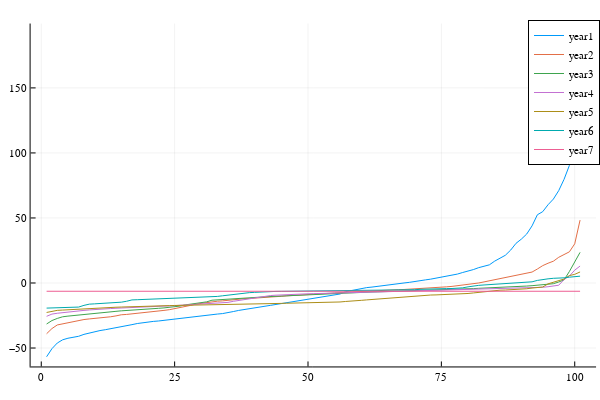

This figure's notebook cell:
### Code cell
#v2 a linear time algorithm for calculating sip returns. returns an array of returns.
# each element corresponds to a period of sipDurationDays
function sipv2(sipFrequencyDays::Int, sipDurationDays::Int, series)
    series2 = Array{Float64}(undef, 0)
    stocksNow = 0.0
    for i in 1:sipFrequencyDays:length(series)
        append!(series2, series[i])
    end
    n = size(series2)[1]
    rates = Vector{Float64}(undef, 0)
    stocks::Float64 = 0.0
    sipDurationDays = min(n, convert(Int64, floor(sipDurationDays/sipFrequencyDays)))

    
    for i in 1:sipDurationDays
        stocks+=1/series2[i]
    end
    append!(rates, r(sipDurationDays, series[sipDurationDays]*stocks, sipDurationDays/365.0))

    for i in 2:n-sipDurationDays+1
        stocks -= 1/series[i-1]
        stocks += 1/series[i+sipDurationDays-1]
        rate = r(sipDurationDays, series[i+sipDurationDays-1]*stocks, sipDurationDays/365.0)
        append!(rates, r(sipDurationDays, series[i+sipDurationDays-1]*stocks, sipDurationDays/365.0))
    end
    return rates
end
# println(typeof(returns[1, :]))
function gogo(symbol)
    years = 1:7
    returns = Array{Float64}(undef, 101, length(years))

    for year in years
        returns[:, year] = nquantile(sipv2(1, (year)*365, d[symbol].prices), 100).*100
    end
    return plot(collect(1:101), returns, label = permutedims(["year"*string(x) for x in years])) 
end
# plot(nquantile(sipv2(1, 3*365, d["INFY"].prices).*100, 100))
plotData = gogo("ORISSAMINE")
# print(length(data[2]))
# print(1/data.NDP_Close[3])
# innerRange = 1:3:45
# collect(last(innerRange))

### Figure 1 — Plotly figure (JSON) as saved in the notebook; plotly's stock layout.template omitted (floating-point values rounded to 4 significant figures)
{"data": [{"colorbar": {"title": {"text": ""}}, "legendgroup": "year1", "line": {"color": "rgba(0, 154, 250, 1.000)", "dash": "solid", "shape": "linear", "width": 1}, "mode": "lines", "name": "year1", "showlegend": true, "type": "scatter", "x": [1, 2, 3, 4, 5, 6, 7, 8, 9, 10, 11, 12, 13, 14, 15, 16, 17, 18, 19, 20, 21, 22, 23, 24, 25, 26, 27, 28, 29, 30, 31, 32, 33, 34, 35, 36, 37, 38, 39, 40, 41, 42, 43, 44, 45, 46, 47, 48, 49, 50, 51, 52, 53, 54, 55, 56, 57, 58, 59, 60, 61, 62, 63, 64, 65, 66, 67, 68, 69, 70, 71, 72, 73, 74, 75, 76, 77, 78, 79, 80, 81, 82, 83, 84, 85, 86, 87, 88, 89, 90, 91, 92, 93, 94, 95, 96, 97, 98, 99, 100, 101], "xaxis": "x", "y": [-56.71, -50.5, -46.15, -43.7, -42.48, -41.6, -40.98, -39.5, -38.35, -37.37, -36.59, -35.92, -35.24, -34.59, -33.76, -33.07, -32.03, -31.16, -30.48, -29.9, -29.54, -29.21, -28.69, -28.25, -27.88, -27.46, -26.76, -26.4, -25.97, -25.37, -24.81, -24.25, -23.9, -23.51, -22.9, -21.96, -21.1, -20.36, -19.55, -19.06, -18.22, -17.76, -17.17, -16.5, -15.85, -15.32, -14.53, -13.93, -13.15, -12.7, -12.06, -11.52, -10.93, -10.21, -9.374, -8.463, -6.743, -5.895, -5.202, -4.382, -3.56, -3.127, -2.522, -2.014, -1.434, -1.022, -0.5892, 0.01441, 0.4926, 0.9609, 1.69, 2.381, 2.949, 3.657, 4.321, 5.036, 5.968, 6.846, 8.072, 8.942, 10.3, 11.8, 12.75, 13.95, 16.82, 19.1, 21.32, 25.34, 30.51, 33.75, 37.65, 43.92, 52.47, 54.83, 60.18, 64.53, 71.02, 79.71, 90.42, 108.3, 192.0], "yaxis": "y", "zmax": null, "zmin": null}, {"colorbar": {"title": {"text": ""}}, "legendgroup": "year2", "line": {"color": "rgba(227, 111, 71, 1.000)", "dash": "solid", "shape": "linear", "width": 1}, "mode": "lines", "name": "year2", "showlegend": true, "type": "scatter", "x": [1, 2, 3, 4, 5, 6, 7, 8, 9, 10, 11, 12, 13, 14, 15, 16, 17, 18, 19, 20, 21, 22, 23, 24, 25, 26, 27, 28, 29, 30, 31, 32, 33, 34, 35, 36, 37, 38, 39, 40, 41, 42, 43, 44, 45, 46, 47, 48, 49, 50, 51, 52, 53, 54, 55, 56, 57, 58, 59, 60, 61, 62, 63, 64, 65, 66, 67, 68, 69, 70, 71, 72, 73, 74, 75, 76, 77, 78, 79, 80, 81, 82, 83, 84, 85, 86, 87, 88, 89, 90, 91, 92, 93, 94, 95, 96, 97, 98, 99, 100, 101], "xaxis": "x", "y": [-39.02, -35.04, -32.27, -31.44, -30.31, -29.51, -28.65, -28.1, -27.63, -27.29, -26.91, -26.42, -25.97, -25.3, -24.43, -24.17, -23.8, -23.38, -23.07, -22.57, -22.0, -21.61, -21.08, -20.53, -19.85, -18.91, -18.18, -17.21, -16.25, -15.6, -15.06, -14.5, -14.01, -13.74, -13.28, -12.66, -12.41, -12.09, -11.91, -11.72, -11.26, -10.97, -10.73, -10.44, -10.22, -9.867, -9.689, -9.502, -9.157, -8.905, -8.761, -8.491, -8.244, -7.914, -7.6, -7.356, -7.039, -6.821, -6.601, -6.42, -6.216, -6.079, -5.831, -5.682, -5.528, -5.34, -5.119, -4.991, -4.806, -4.606, -4.292, -4.034, -3.864, -3.604, -3.311, -2.955, -2.607, -2.142, -1.818, -1.319, -0.8097, 0.01443, 0.8438, 1.623, 2.735, 3.527, 4.517, 5.127, 5.628, 6.504, 7.25, 8.409, 10.76, 13.35, 15.19, 16.76, 19.76, 21.91, 23.97, 30.12, 48.37], "yaxis": "y", "zmax": null, "zmin": null}, {"colorbar": {"title": {"text": ""}}, "legendgroup": "year3", "line": {"color": "rgba(62, 164, 78, 1.000)", "dash": "solid", "shape": "linear", "width": 1}, "mode": "lines", "name": "year3", "showlegend": true, "type": "scatter", "x": [1, 2, 3, 4, 5, 6, 7, 8, 9, 10, 11, 12, 13, 14, 15, 16, 17, 18, 19, 20, 21, 22, 23, 24, 25, 26, 27, 28, 29, 30, 31, 32, 33, 34, 35, 36, 37, 38, 39, 40, 41, 42, 43, 44, 45, 46, 47, 48, 49, 50, 51, 52, 53, 54, 55, 56, 57, 58, 59, 60, 61, 62, 63, 64, 65, 66, 67, 68, 69, 70, 71, 72, 73, 74, 75, 76, 77, 78, 79, 80, 81, 82, 83, 84, 85, 86, 87, 88, 89, 90, 91, 92, 93, 94, 95, 96, 97, 98, 99, 100, 101], "xaxis": "x", "y": [-31.52, -28.88, -27.25, -25.99, -25.47, -25.02, -24.47, -23.94, -23.52, -23.12, -22.8, -22.56, -22.16, -21.79, -21.42, -21.06, -20.66, -20.39, -20.21, -19.97, -19.76, -19.46, -19.16, -18.74, -18.48, -17.74, -16.85, -16.3, -15.48, -14.95, -14.5, -13.22, -12.9, -12.61, -12.33, -12.07, -11.82, -11.59, -11.44, -11.06, -10.88, -10.6, -10.4, -10.21, -9.941, -9.662, -9.471, -9.308, -8.98, -8.712, -8.586, -8.391, -8.24, -8.048, -7.917, -7.79, -7.647, -7.497, -7.394, -7.118, -7.014, -6.915, -6.817, -6.709, -6.576, -6.453, -6.304, -6.114, -5.962, -5.811, -5.718, -5.594, -5.397, -5.288, -5.164, -5.019, -4.912, -4.759, -4.637, -4.47, -4.316, -4.081, -3.936, -3.796, -3.669, -3.497, -3.386, -3.16, -2.849, -2.661, -2.356, -2.063, -1.743, -1.368, -0.9598, -0.5493, 0.7547, 2.37, 8.856, 15.73, 23.56], "yaxis": "y", "zmax": null, "zmin": null}, {"colorbar": {"title": {"text": ""}}, "legendgroup": "year4", "line": {"color": "rgba(195, 113, 210, 1.000)", "dash": "solid", "shape": "linear", "width": 1}, "mode": "lines", "name": "year4", "showlegend": true, "type": "scatter", "x": [1, 2, 3, 4, 5, 6, 7, 8, 9, 10, 11, 12, 13, 14, 15, 16, 17, 18, 19, 20, 21, 22, 23, 24, 25, 26, 27, 28, 29, 30, 31, 32, 33, 34, 35, 36, 37, 38, 39, 40, 41, 42, 43, 44, 45, 46, 47, 48, 49, 50, 51, 52, 53, 54, 55, 56, 57, 58, 59, 60, 61, 62, 63, 64, 65, 66, 67, 68, 69, 70, 71, 72, 73, 74, 75, 76, 77, 78, 79, 80, 81, 82, 83, 84, 85, 86, 87, 88, 89, 90, 91, 92, 93, 94, 95, 96, 97, 98, 99, 100, 101], "xaxis": "x", "y": [-25.62, -23.91, -23.27, -22.75, -22.14, -21.82, -21.5, -21.07, -20.71, -20.32, -20.02, -19.87, -19.65, -19.42, -19.17, -19.03, -18.88, -18.64, -18.43, -18.34, -18.1, -17.91, -17.74, -17.63, -17.41, -17.26, -17.14, -16.85, -16.72, -16.53, -16.32, -16.08, -15.88, -15.41, -14.92, -14.09, -13.44, -12.73, -12.48, -11.29, -10.65, -10.05, -9.635, -9.366, -9.099, -8.929, -8.814, -8.586, -8.45, -8.297, -8.186, -8.119, -7.939, -7.788, -7.665, -7.609, -7.545, -7.429, -7.305, -7.261, -7.164, -7.0, -6.9, -6.782, -6.68, -6.535, -6.425, -6.298, -6.2, -6.094, -6.008, -5.938, -5.791, -5.671, -5.569, -5.449, -5.412, -5.323, -5.232, -5.167, -5.064, -5.011, -4.868, -4.769, -4.698, -4.626, -4.502, -4.471, -4.369, -4.227, -4.137, -3.983, -3.646, -3.291, -2.867, -2.111, -1.72, 2.663, 5.355, 9.882, 13.04], "yaxis": "y", "zmax": null, "zmin": null}, {"colorbar": {"title": {"text": ""}}, "legendgroup": "year5", "line": {"color": "rgba(172, 142, 24, 1.000)", "dash": "solid", "shape": "linear", "width": 1}, "mode": "lines", "name": "year5", "showlegend": true, "type": "scatter", "x": [1, 2, 3, 4, 5, 6, 7, 8, 9, 10, 11, 12, 13, 14, 15, 16, 17, 18, 19, 20, 21, 22, 23, 24, 25, 26, 27, 28, 29, 30, 31, 32, 33, 34, 35, 36, 37, 38, 39, 40, 41, 42, 43, 44, 45, 46, 47, 48, 49, 50, 51, 52, 53, 54, 55, 56, 57, 58, 59, 60, 61, 62, 63, 64, 65, 66, 67, 68, 69, 70, 71, 72, 73, 74, 75, 76, 77, 78, 79, 80, 81, 82, 83, 84, 85, 86, 87, 88, 89, 90, 91, 92, 93, 94, 95, 96, 97, 98, 99, 100, 101], "xaxis": "x", "y": [-22.65, -21.8, -21.05, -20.81, -20.56, -20.22, -20.08, -19.68, -19.5, -19.4, -19.23, -19.17, -18.84, -18.64, -18.49, -18.43, -18.15, -18.03, -17.9, -17.83, -17.77, -17.63, -17.49, -17.39, -17.29, -17.23, -17.13, -17.08, -16.97, -16.85, -16.74, -16.68, -16.61, -16.58, -16.47, -16.39, -16.25, -16.16, -16.12, -16.0, -15.95, -15.88, -15.8, -15.77, -15.69, -15.55, -15.49, -15.42, -15.31, -15.21, -15.07, -15.0, -14.93, -14.84, -14.71, -14.6, -14.23, -14.09, -13.8, -13.33, -13.0, -12.64, -12.21, -11.94, -11.8, -11.51, -10.97, -10.58, -10.32, -9.856, -9.62, -9.409, -9.252, -9.15, -9.058, -8.952, -8.811, -8.544, -8.444, -8.059, -7.651, -7.229, -6.485, -5.818, -5.582, -5.522, -5.401, -5.301, -5.182, -4.991, -4.439, -3.909, -3.371, -3.091, -0.6621, 0.5755, 1.502, 3.034, 5.682, 6.646, 8.488], "yaxis": "y", "zmax": null, "zmin": null}, {"colorbar": {"title": {"text": ""}}, "legendgroup": "year6", "line": {"color": "rgba(0, 170, 174, 1.000)", "dash": "solid", "shape": "linear", "width": 1}, "mode": "lines", "name": "year6", "showlegend": true, "type": "scatter", "x": [1, 2, 3, 4, 5, 6, 7, 8, 9, 10, 11, 12, 13, 14, 15, 16, 17, 18, 19, 20, 21, 22, 23, 24, 25, 26, 27, 28, 29, 30, 31, 32, 33, 34, 35, 36, 37, 38, 39, 40, 41, 42, 43, 44, 45, 46, 47, 48, 49, 50, 51, 52, 53, 54, 55, 56, 57, 58, 59, 60, 61, 62, 63, 64, 65, 66, 67, 68, 69, 70, 71, 72, 73, 74, 75, 76, 77, 78, 79, 80, 81, 82, 83, 84, 85, 86, 87, 88, 89, 90, 91, 92, 93, 94, 95, 96, 97, 98, 99, 100, 101], "xaxis": "x", "y": [-19.3, -19.22, -18.91, -18.83, -18.62, -18.55, -18.51, -17.2, -16.28, -16.04, -15.89, -15.58, -15.22, -14.98, -14.74, -14.04, -13.01, -12.85, -12.68, -12.6, -12.53, -12.52, -12.22, -11.76, -11.63, -11.56, -11.47, -11.26, -11.12, -11.05, -10.64, -10.57, -10.34, -9.836, -9.271, -8.715, -8.119, -7.6, -7.426, -7.2, -6.913, -6.761, -6.627, -6.47, -6.414, -6.365, -6.284, -6.258, -6.245, -6.233, -6.202, -6.183, -6.146, -6.119, -6.096, -6.065, -6.033, -6.016, -6.008, -5.968, -5.953, -5.862, -5.799, -5.77, -5.677, -5.59, -5.429, -5.223, -5.179, -5.163, -4.876, -4.666, -4.577, -4.455, -4.352, -4.284, -4.243, -4.144, -3.73, -2.965, -2.123, -1.826, -1.516, -1.238, -1.14, -0.9995, -0.7146, -0.3791, -0.03443, 0.4605, 0.8219, 0.9034, 1.985, 2.784, 3.199, 3.604, 3.634, 3.979, 4.472, 4.788, 5.234], "yaxis": "y", "zmax": null, "zmin": null}, {"colorbar": {"title": {"text": ""}}, "legendgroup": "year7", "line": {"color": "rgba(237, 94, 147, 1.000)", "dash": "solid", "shape": "linear", "width": 1}, "mode": "lines", "name": "year7", "showlegend": true, "type": "scatter", "x": [1, 2, 3, 4, 5, 6, 7, 8, 9, 10, 11, 12, 13, 14, 15, 16, 17, 18, 19, 20, 21, 22, 23, 24, 25, 26, 27, 28, 29, 30, 31, 32, 33, 34, 35, 36, 37, 38, 39, 40, 41, 42, 43, 44, 45, 46, 47, 48, 49, 50, 51, 52, 53, 54, 55, 56, 57, 58, 59, 60, 61, 62, 63, 64, 65, 66, 67, 68, 69, 70, 71, 72, 73, 74, 75, 76, 77, 78, 79, 80, 81, 82, 83, 84, 85, 86, 87, 88, 89, 90, 91, 92, 93, 94, 95, 96, 97, 98, 99, 100, 101], "xaxis": "x", "y": [-6.357, -6.357, -6.357, -6.357, -6.357, -6.357, -6.357, -6.357, -6.357, -6.357, -6.357, -6.357, -6.357, -6.357, -6.357, -6.357, -6.357, -6.357, -6.357, -6.357, -6.357, -6.357, -6.357, -6.357, -6.357, -6.357, -6.357, -6.357, -6.357, -6.357, -6.357, -6.357, -6.357, -6.357, -6.357, -6.357, -6.357, -6.357, -6.357, -6.357, -6.357, -6.357, -6.357, -6.357, -6.357, -6.357, -6.357, -6.357, -6.357, -6.357, -6.357, -6.357, -6.357, -6.357, -6.357, -6.357, -6.357, -6.357, -6.357, -6.357, -6.357, -6.357, -6.357, -6.357, -6.357, -6.357, -6.357, -6.357, -6.357, -6.357, -6.357, -6.357, -6.357, -6.357, -6.357, -6.357, -6.357, -6.357, -6.357, -6.357, -6.357, -6.357, -6.357, -6.357, -6.357, -6.357, -6.357, -6.357, -6.357, -6.357, -6.357, -6.357, -6.357, -6.357, -6.357, -6.357, -6.357, -6.357, -6.357, -6.357, -6.357], "yaxis": "y", "zmax": null, "zmin": null}], "layout": {"annotations": [], "height": 400, "legend": {"bgcolor": "rgba(255, 255, 255, 1.000)", "bordercolor": "rgba(0, 0, 0, 1)", "borderwidth": 1, "font": {"color": "rgba(0, 0, 0, 1)", "family": "sans-serif", "size": 11}, "tracegroupgap": 0, "traceorder": "normal", "x": 1, "xanchor": "auto", "y": 1, "yanchor": "auto"}, "margin": {"b": 20, "l": 0, "r": 0, "t": 20}, "paper_bgcolor": "rgba(255, 255, 255, 1.000)", "plot_bgcolor": "rgba(255, 255, 255, 1.000)", "showlegend": true, "width": 600, "xaxis": {"anchor": "y", "domain": [0.05101, 0.9934], "gridcolor": "rgba(0, 0, 0, 0.1)", "gridwidth": 0.5, "linecolor": "rgba(0, 0, 0, 1)", "mirror": false, "range": [-2, 104], "showgrid": true, "showline": true, "showticklabels": true, "tickangle": 0, "tickcolor": "rgb(0, 0, 0)", "tickfont": {"color": "rgba(0, 0, 0, 1)", "family": "sans-serif", "size": 11}, "tickmode": "array", "ticks": "inside", "ticktext": ["0", "25", "50", "75", "100"], "tickvals": [0, 25, 50, 75, 100], "title": {"font": {"color": "rgba(0, 0, 0, 1)", "family": "sans-serif", "size": 15}, "text": ""}, "type": "linear", "visible": true, "zeroline": false, "zerolinecolor": "rgba(0, 0, 0, 1)"}, "yaxis": {"anchor": "x", "domain": [0.03762, 0.9902], "gridcolor": "rgba(0, 0, 0, 0.1)", "gridwidth": 0.5, "linecolor": "rgba(0, 0, 0, 1)", "mirror": false, "range": [-64.17, 199.5], "showgrid": true, "showline": true, "showticklabels": true, "tickangle": 0, "tickcolor": "rgb(0, 0, 0)", "tickfont": {"color": "rgba(0, 0, 0, 1)", "family": "sans-serif", "size": 11}, "tickmode": "array", "ticks": "inside", "ticktext": ["−50", "0", "50", "100", "150"], "tickvals": [-50, 0, 50, 100, 150], "title": {"font": {"color": "rgba(0, 0, 0, 1)", "family": "sans-serif", "size": 15}, "text": ""}, "type": "linear", "visible": true, "zeroline": false, "zerolinecolor": "rgba(0, 0, 0, 1)"}}}
